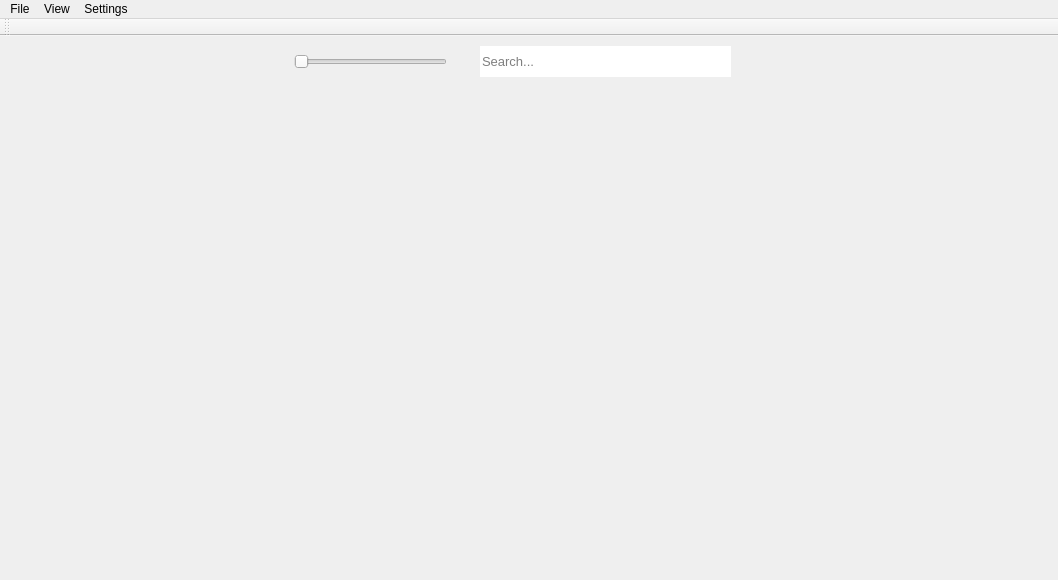
<?xml version="1.0" encoding="UTF-8"?>
<ui version="4.0">
 <class>MainWindow</class>
 <widget class="QMainWindow" name="MainWindow">
  <property name="geometry">
   <rect>
    <x>0</x>
    <y>0</y>
    <width>1058</width>
    <height>580</height>
   </rect>
  </property>
  <property name="sizePolicy">
   <sizepolicy hsizetype="Expanding" vsizetype="Expanding">
    <horstretch>0</horstretch>
    <verstretch>0</verstretch>
   </sizepolicy>
  </property>
  <property name="minimumSize">
   <size>
    <width>4</width>
    <height>0</height>
   </size>
  </property>
  <property name="windowTitle">
   <string>Shadps4</string>
  </property>
  <property name="autoFillBackground">
   <bool>false</bool>
  </property>
  <property name="animated">
   <bool>true</bool>
  </property>
  <property name="dockNestingEnabled">
   <bool>true</bool>
  </property>
  <property name="dockOptions">
   <set>QMainWindow::AllowNestedDocks|QMainWindow::AllowTabbedDocks|QMainWindow::AnimatedDocks|QMainWindow::GroupedDragging</set>
  </property>
  <widget class="QWidget" name="centralWidget">
   <property name="sizePolicy">
    <sizepolicy hsizetype="Expanding" vsizetype="Expanding">
     <horstretch>0</horstretch>
     <verstretch>0</verstretch>
    </sizepolicy>
   </property>
   <widget class="QLineEdit" name="mw_searchbar">
    <property name="geometry">
     <rect>
      <x>480</x>
      <y>10</y>
      <width>251</width>
      <height>31</height>
     </rect>
    </property>
    <property name="sizePolicy">
     <sizepolicy hsizetype="Expanding" vsizetype="Expanding">
      <horstretch>0</horstretch>
      <verstretch>0</verstretch>
     </sizepolicy>
    </property>
    <property name="font">
     <font>
      <pointsize>10</pointsize>
      <bold>false</bold>
     </font>
    </property>
    <property name="focusPolicy">
     <enum>Qt::ClickFocus</enum>
    </property>
    <property name="frame">
     <bool>false</bool>
    </property>
    <property name="placeholderText">
     <string>Search...</string>
    </property>
    <property name="clearButtonEnabled">
     <bool>false</bool>
    </property>
   </widget>
   <widget class="QWidget" name="sizeSliderContainer" native="true">
    <property name="geometry">
     <rect>
      <x>280</x>
      <y>10</y>
      <width>181</width>
      <height>31</height>
     </rect>
    </property>
    <property name="sizePolicy">
     <sizepolicy hsizetype="Fixed" vsizetype="Expanding">
      <horstretch>0</horstretch>
      <verstretch>0</verstretch>
     </sizepolicy>
    </property>
    <layout class="QHBoxLayout" name="sizeSliderContainer_layout">
     <property name="spacing">
      <number>0</number>
     </property>
     <property name="leftMargin">
      <number>14</number>
     </property>
     <property name="topMargin">
      <number>0</number>
     </property>
     <property name="rightMargin">
      <number>14</number>
     </property>
     <property name="bottomMargin">
      <number>0</number>
     </property>
     <item>
      <widget class="QSlider" name="sizeSlider">
       <property name="sizePolicy">
        <sizepolicy hsizetype="Expanding" vsizetype="Preferred">
         <horstretch>0</horstretch>
         <verstretch>0</verstretch>
        </sizepolicy>
       </property>
       <property name="focusPolicy">
        <enum>Qt::ClickFocus</enum>
       </property>
       <property name="autoFillBackground">
        <bool>false</bool>
       </property>
       <property name="orientation">
        <enum>Qt::Horizontal</enum>
       </property>
       <property name="tickPosition">
        <enum>QSlider::NoTicks</enum>
       </property>
      </widget>
     </item>
    </layout>
   </widget>
  </widget>
  <widget class="QMenuBar" name="menuBar">
   <property name="geometry">
    <rect>
     <x>0</x>
     <y>0</y>
     <width>1058</width>
     <height>22</height>
    </rect>
   </property>
   <property name="contextMenuPolicy">
    <enum>Qt::PreventContextMenu</enum>
   </property>
   <widget class="QMenu" name="menuFile">
    <property name="title">
     <string>File</string>
    </property>
    <addaction name="bootInstallPkgAct"/>
    <addaction name="separator"/>
    <addaction name="exitAct"/>
   </widget>
   <widget class="QMenu" name="menuView">
    <property name="title">
     <string>View</string>
    </property>
    <widget class="QMenu" name="menuGame_List_Icons">
     <property name="title">
      <string>Game List Icons</string>
     </property>
     <addaction name="setIconSizeTinyAct"/>
     <addaction name="setIconSizeSmallAct"/>
     <addaction name="setIconSizeMediumAct"/>
     <addaction name="setIconSizeLargeAct"/>
    </widget>
    <widget class="QMenu" name="menuGame_List_Mode">
     <property name="title">
      <string>Game List Mode</string>
     </property>
     <addaction name="setlistModeListAct"/>
     <addaction name="setlistModeGridAct"/>
    </widget>
    <addaction name="showGameListAct"/>
    <addaction name="separator"/>
    <addaction name="refreshGameListAct"/>
    <addaction name="menuGame_List_Mode"/>
    <addaction name="menuGame_List_Icons"/>
   </widget>
   <widget class="QMenu" name="menuSettings">
    <property name="title">
     <string>Settings</string>
    </property>
    <addaction name="gameInstallPathAct"/>
   </widget>
   <addaction name="menuFile"/>
   <addaction name="menuView"/>
   <addaction name="menuSettings"/>
  </widget>
  <widget class="QToolBar" name="toolBar">
   <property name="windowTitle">
    <string>toolBar</string>
   </property>
   <attribute name="toolBarArea">
    <enum>TopToolBarArea</enum>
   </attribute>
   <attribute name="toolBarBreak">
    <bool>false</bool>
   </attribute>
  </widget>
  <action name="bootInstallPkgAct">
   <property name="text">
    <string>Install Packages (PKG)</string>
   </property>
   <property name="toolTip">
    <string>Install application from a .pkg file</string>
   </property>
  </action>
  <action name="exitAct">
   <property name="text">
    <string>Exit</string>
   </property>
   <property name="toolTip">
    <string>Exit Shadps4</string>
   </property>
   <property name="statusTip">
    <string>Exit the application.</string>
   </property>
  </action>
  <action name="showGameListAct">
   <property name="checkable">
    <bool>true</bool>
   </property>
   <property name="text">
    <string>Show Game List</string>
   </property>
  </action>
  <action name="refreshGameListAct">
   <property name="text">
    <string>Game List Refresh</string>
   </property>
  </action>
  <action name="setIconSizeTinyAct">
   <property name="checkable">
    <bool>true</bool>
   </property>
   <property name="text">
    <string>Tiny</string>
   </property>
  </action>
  <action name="setIconSizeSmallAct">
   <property name="checkable">
    <bool>true</bool>
   </property>
   <property name="checked">
    <bool>true</bool>
   </property>
   <property name="text">
    <string>Small</string>
   </property>
  </action>
  <action name="setIconSizeMediumAct">
   <property name="checkable">
    <bool>true</bool>
   </property>
   <property name="text">
    <string>Medium</string>
   </property>
  </action>
  <action name="setIconSizeLargeAct">
   <property name="checkable">
    <bool>true</bool>
   </property>
   <property name="text">
    <string>Large</string>
   </property>
  </action>
  <action name="setlistModeListAct">
   <property name="checkable">
    <bool>true</bool>
   </property>
   <property name="checked">
    <bool>true</bool>
   </property>
   <property name="text">
    <string>List View</string>
   </property>
  </action>
  <action name="setlistModeGridAct">
   <property name="checkable">
    <bool>true</bool>
   </property>
   <property name="text">
    <string>Grid View</string>
   </property>
  </action>
  <action name="gameInstallPathAct">
   <property name="text">
    <string>Game Install Directory</string>
   </property>
  </action>
 </widget>
 <layoutdefault spacing="6" margin="11"/>
 <resources>
  <include location="../../shadps4/resources.qrc"/>
 </resources>
 <connections/>
</ui>
